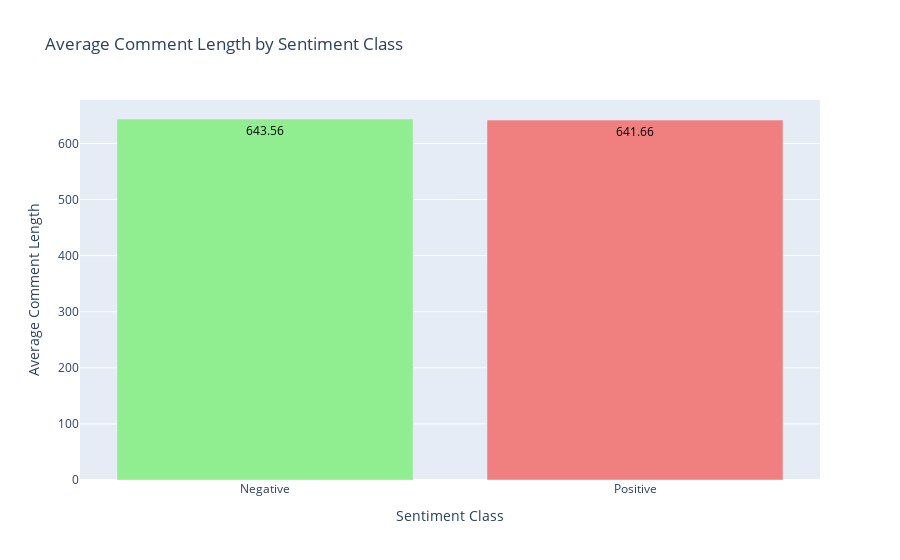

Notebook code cell kept with this figure:
### Code cell
# Calculate the length of each comment
df['comment_length'] = df['body'].apply(len)

# Group by sentiment class and calculate the average length
average_length = df.groupby('sentiment_label')['comment_length'].mean().reset_index()

# Prepare data for the plot
sentiment_classes = average_length['sentiment_label']
average_lengths = average_length['comment_length']

# Create the bar chart
fig = go.Figure(data=[go.Bar(
    x=sentiment_classes,
    y=average_lengths,
    marker_color=['lightgreen', 'lightcoral'],
    text=average_lengths,  
    texttemplate='%{text:.2f}',  
    textposition='inside',  
    textfont=dict(size=12, color='black')  
)])

# Customize the layout
fig.update_layout(
    title='Average Comment Length by Sentiment Class',
    xaxis_title='Sentiment Class',
    yaxis_title='Average Comment Length',
    xaxis=dict(tickvals=[0, 1], ticktext=['Negative', 'Positive']),
    yaxis=dict(title='Average Comment Length'),
    uniformtext_minsize=8,  
    uniformtext_mode='hide'  
)

# Show the plot
fig.show()

### Figure 1 — Plotly figure (JSON) as saved in the notebook; plotly's stock layout.template omitted (floating-point values rounded to 4 significant figures)
{"data": [{"marker": {"color": ["lightgreen", "lightcoral"]}, "text": [643.6, 641.7], "textfont": {"color": "black", "size": 12}, "textposition": "inside", "texttemplate": "%{text:.2f}", "type": "bar", "x": [0, 1], "y": [643.6, 641.7]}], "layout": {"title": {"text": "Average Comment Length by Sentiment Class"}, "uniformtext": {"minsize": 8, "mode": "hide"}, "xaxis": {"ticktext": ["Negative", "Positive"], "tickvals": [0, 1], "title": {"text": "Sentiment Class"}}, "yaxis": {"title": {"text": "Average Comment Length"}}}}
